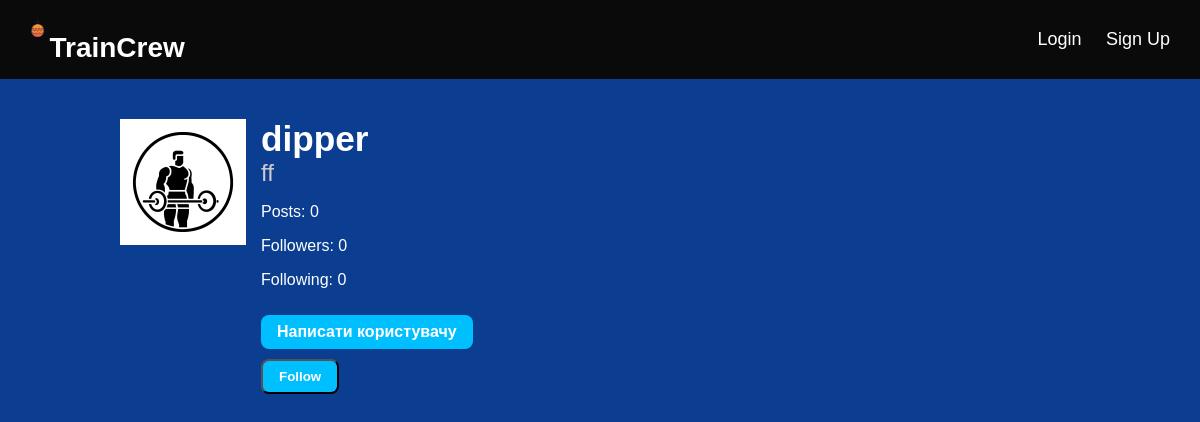
The app's page /profile/dipper/, older data.
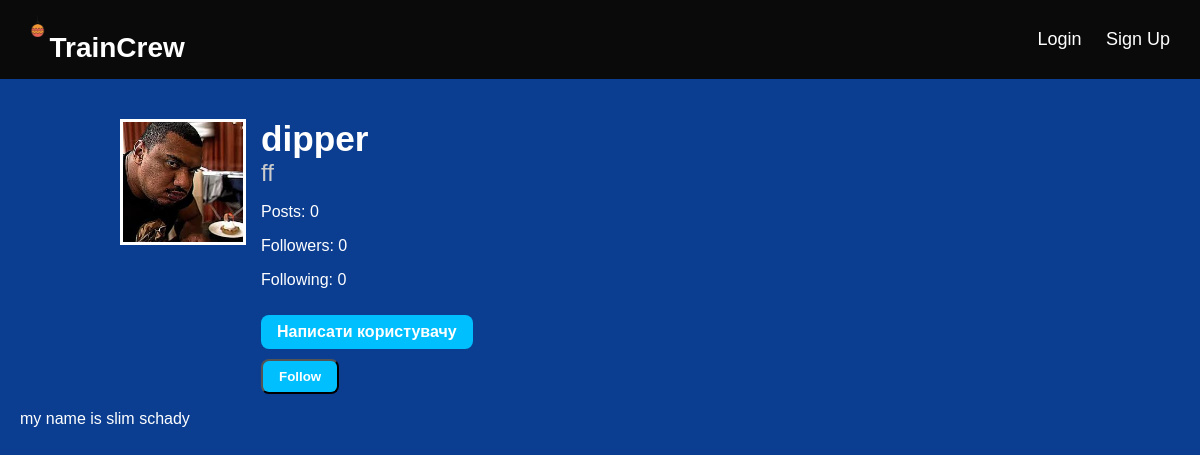
The same page, newer data.
### app/models.py (models this page shows, shortened)
class Profile(models.Model):
    name = models.CharField(max_length=20)
    description = models.TextField(blank=True)
    user = models.OneToOneField(User, on_delete=models.CASCADE, related_name='profile', null=True)
    avatar = models.ImageField(upload_to='avatars/', blank=True, null=True)
    bio = models.TextField(blank=True)
    followers = models.ManyToManyField(User, related_name='following', blank=True)

### app/views.py (the view)
# urls.py: path('profile/<str:username>/', views.user_profile, name='user_profile'),
def user_profile(request, username):
    profile = get_object_or_404(Profile, user__username=username)
    is_owner = request.user.is_authenticated and request.user.username == username
    posts_count = Post.objects.filter(author=profile.user).count()
    followers_count = profile.followers.count()
    following_count = request.user.following.count() if request.user.is_authenticated else profile.user.following.count()
    return render(request, 'app/profile.html', {
        'profile': profile,
        'owner': is_owner,
        'posts_count': posts_count,
        'followers_count': followers_count,
        'following_count': following_count,
    })

### app/templates/app/profile.html (shortened to what this page needs)
{% extends 'app/base.html' %}
{% load static %}
{% block content %}
<div class="profile-container">
<div style="display: flex; gap: 15px; justify-content: flex-start; margin-left: 100px;">
    {% if profile.avatar %}
        <img src="{{ profile.avatar.url }}" alt="Avatar"
             style="width: 120px; height: 120px; object-fit: cover; border: 3px solid white;">
    {% else %}
        <img src="{% static 'app/images/default-avatar.jpg' %}" alt="Avatar"
             style="width: 120px; height: 120px; object-fit: cover; border: 3px solid white;">
    {% endif %}
    <div style="display: flex; flex-direction: column; justify-content: center;">
        <h2 style="
            font-size: 2.2rem;
            font-weight: bold;
            font-family: 'Arial', sans-serif;
            color: white;
            margin: 0;">
            {{ profile.user }}
        </h2>
        <h3 style="
            font-size: 1.5rem;
            font-weight: normal;
            font-family: 'Arial', sans-serif;
            color: #ccc;
            margin: 0;">
            {{ profile.name }}
        </h3>
<div class="profile-stats">
    <p>Posts: {{ posts_count }}</p>
    <p>Followers: {{ followers_count }}</p>
    <p>Following: {{ following_count }}</p>
</div>
{% if not owner %}
    <a href="{% url 'start_chat' profile.user.username %}" class="btn btn-primary" style="
       display: inline-block;
       margin-top: 10px;
       padding: 8px 16px;
       border-radius: 8px;
       background-color: #00bfff;
       color: white;
       text-decoration: none;
       font-weight: bold;
   " >
        Написати користувачу
    </a>
        {% if user in profile.followers.all %}
        <form action="{% url 'follow_toggle' profile.user.username %}" method="post">
            {% csrf_token %}
            <button type="submit" style="
       display: inline-block;
       margin-top: 10px;
       padding: 8px 16px;
       border-radius: 8px;
       background-color: #00bfff;
       color: white;
       text-decoration: none;
       font-weight: bold;
   ">Unfollow</button>
        </form>
    {% else %}
        <form action="{% url 'follow_toggle' profile.user.username %}" method="post">
            <button type="submit" style="
       display: inline-block;
       margin-top: 10px;
       padding: 8px 16px;
       border-radius: 8px;
       background-color: #00bfff;
       color: white;
       text-decoration: none;
       font-weight: bold;
   ">Follow</button>
        </form>
    {% endif %}
{% endif %}
    </div>
</div>
    {% if profile.bio %}
        <p class="bio">{{ profile.bio }}</p>
    {% endif %}
</div>
{% endblock %}

### app/templates/app/base.html (shortened to what this page needs)
<!DOCTYPE html>
<html lang="en">
<head>
    {% load static %}
    <link rel="stylesheet" href="{% static 'app/base.css' %}">
</head>
<body style="background: url('{% static 'app/images/winter-bg.jpg' %}') no-repeat center center fixed; background-size: cover; min-height: 100vh; width: 100%; color: white;">
<header>
    <div class="logo">
        <img src="{% static 'app/images/christmas_toy.png' %}" alt="Avatar"
             style="width: 15px; height: 22px; object-fit: cover; margin-bottom: 20px;">
        <a href="{% url 'home_page' %}">TrainCrew</a>
    </div>
    <nav>
        {% if user.is_authenticated %}
            <a href="{% url 'profile' %}">Profile</a>
            <a href="{% url 'logout' %}">Logout</a>
            <a href="{% url 'user_search' %}">Search</a>
            <a href="{% url 'chat_list'  %}">Chat</a>
        {% else %}
            <a href="{% url 'login' %}">Login</a>
            <a href="{% url 'register' %}">Sign Up</a>
        {% endif %}
    </nav>
</header>
<main>
    {% block content %}{% endblock %}
</main>
</body>
</html>

### app/static/app/base.css (style rules this page uses)
header { display: flex; justify-content: space-between; align-items: center; padding: 15px 30px; }
.logo a { color: #ffd700; font-size: 28px; font-weight: bold; text-decoration: none; }
nav a { color: white; margin-left: 20px; font-size: 18px; text-decoration: none; transition: 0.3s; }
header { display: flex; justify-content: space-between; align-items: center; padding: 15px 30px; background: #0A0A0A; }
.logo a { color: #FFFFFF; font-size: 28px; font-weight: bold; text-decoration: none; }
nav a { color: #FFFFFF; margin-left: 20px; font-size: 18px; text-decoration: none; transition: 0.3s; }
main { padding: 20px; border-radius: 10px; margin: 20px auto; max-width: 1200px; }
body { margin: 0; font-family: Arial, sans-serif; background-size: cover; min-height: 100vh; overflow-x: hidden; color: white; }

Row changes from the older to the newer data that the page shows:
changed Profile "ff": avatar: picture added; bio (not shown) → "my name is slim schady"
